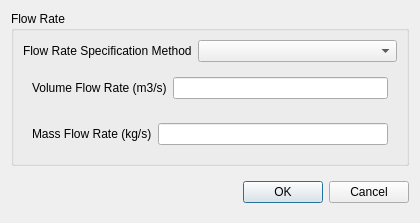
<?xml version="1.0" encoding="UTF-8"?>
<ui version="4.0">
 <class>FlowRateOutletDialog</class>
 <widget class="QDialog" name="FlowRateOutletDialog">
  <property name="geometry">
   <rect>
    <x>0</x>
    <y>0</y>
    <width>420</width>
    <height>218</height>
   </rect>
  </property>
  <property name="sizePolicy">
   <sizepolicy hsizetype="Expanding" vsizetype="Preferred">
    <horstretch>0</horstretch>
    <verstretch>0</verstretch>
   </sizepolicy>
  </property>
  <property name="minimumSize">
   <size>
    <width>420</width>
    <height>0</height>
   </size>
  </property>
  <property name="windowTitle">
   <string>Flow Rate Outlet Boundary Condition</string>
  </property>
  <layout class="QVBoxLayout" name="verticalLayout_2">
   <item>
    <widget class="QWidget" name="dialogContents" native="true">
     <property name="sizePolicy">
      <sizepolicy hsizetype="Expanding" vsizetype="Preferred">
       <horstretch>0</horstretch>
       <verstretch>0</verstretch>
      </sizepolicy>
     </property>
     <layout class="QVBoxLayout" name="verticalLayout_3">
      <property name="leftMargin">
       <number>0</number>
      </property>
      <property name="topMargin">
       <number>0</number>
      </property>
      <property name="rightMargin">
       <number>0</number>
      </property>
      <property name="bottomMargin">
       <number>0</number>
      </property>
      <item>
       <widget class="QGroupBox" name="flowRate">
        <property name="sizePolicy">
         <sizepolicy hsizetype="Preferred" vsizetype="Preferred">
          <horstretch>0</horstretch>
          <verstretch>0</verstretch>
         </sizepolicy>
        </property>
        <property name="title">
         <string>Flow Rate</string>
        </property>
        <layout class="QVBoxLayout" name="verticalLayout">
         <item>
          <widget class="QWidget" name="widget_3" native="true">
           <layout class="QFormLayout" name="formLayout">
            <property name="leftMargin">
             <number>0</number>
            </property>
            <property name="topMargin">
             <number>0</number>
            </property>
            <property name="rightMargin">
             <number>0</number>
            </property>
            <property name="bottomMargin">
             <number>0</number>
            </property>
            <item row="0" column="0">
             <widget class="QLabel" name="label">
              <property name="text">
               <string>Flow Rate Specification Method</string>
              </property>
             </widget>
            </item>
            <item row="0" column="1">
             <widget class="PythonComboBox" name="flowRateSpecificationMethod">
              <property name="sizePolicy">
               <sizepolicy hsizetype="Preferred" vsizetype="Preferred">
                <horstretch>0</horstretch>
                <verstretch>0</verstretch>
               </sizepolicy>
              </property>
             </widget>
            </item>
           </layout>
          </widget>
         </item>
         <item>
          <widget class="QWidget" name="volumeFlowRateWidget" native="true">
           <layout class="QFormLayout" name="formLayout_2">
            <item row="0" column="0">
             <widget class="QLabel" name="label_2">
              <property name="text">
               <string>Volume Flow Rate (m3/s)</string>
              </property>
             </widget>
            </item>
            <item row="0" column="1">
             <widget class="BatchableFloatEdit" name="volumeFlowRate">
              <property name="sizePolicy">
               <sizepolicy hsizetype="Expanding" vsizetype="Fixed">
                <horstretch>0</horstretch>
                <verstretch>0</verstretch>
               </sizepolicy>
              </property>
             </widget>
            </item>
           </layout>
          </widget>
         </item>
         <item>
          <widget class="QWidget" name="massFlowRateWidget" native="true">
           <layout class="QFormLayout" name="formLayout_3">
            <item row="0" column="0">
             <widget class="QLabel" name="label_3">
              <property name="text">
               <string>Mass Flow Rate (kg/s)</string>
              </property>
             </widget>
            </item>
            <item row="0" column="1">
             <widget class="BatchableFloatEdit" name="massFlowRate">
              <property name="sizePolicy">
               <sizepolicy hsizetype="Expanding" vsizetype="Fixed">
                <horstretch>0</horstretch>
                <verstretch>0</verstretch>
               </sizepolicy>
              </property>
             </widget>
            </item>
           </layout>
          </widget>
         </item>
        </layout>
       </widget>
      </item>
     </layout>
    </widget>
   </item>
   <item>
    <widget class="QWidget" name="widget_4" native="true">
     <layout class="QHBoxLayout" name="horizontalLayout_3">
      <property name="rightMargin">
       <number>0</number>
      </property>
      <item>
       <spacer name="horizontalSpacer">
        <property name="orientation">
         <enum>Qt::Horizontal</enum>
        </property>
        <property name="sizeHint" stdset="0">
         <size>
          <width>40</width>
          <height>20</height>
         </size>
        </property>
       </spacer>
      </item>
      <item>
       <widget class="QPushButton" name="ok">
        <property name="text">
         <string>OK</string>
        </property>
       </widget>
      </item>
      <item>
       <widget class="QPushButton" name="cancel">
        <property name="text">
         <string>Cancel</string>
        </property>
       </widget>
      </item>
     </layout>
    </widget>
   </item>
  </layout>
 </widget>
 <customwidgets>
  <customwidget>
   <class>PythonComboBox</class>
   <extends>QComboBox</extends>
   <header location="global">widgets.python_combo_box</header>
  </customwidget>
  <customwidget>
   <class>BatchableFloatEdit</class>
   <extends>QLineEdit</extends>
   <header location="global">baramFlow.view.widgets.batchable_float_edit</header>
  </customwidget>
 </customwidgets>
 <resources/>
 <connections>
  <connection>
   <sender>cancel</sender>
   <signal>clicked()</signal>
   <receiver>FlowRateOutletDialog</receiver>
   <slot>reject()</slot>
   <hints>
    <hint type="sourcelabel">
     <x>373</x>
     <y>185</y>
    </hint>
    <hint type="destinationlabel">
     <x>209</x>
     <y>107</y>
    </hint>
   </hints>
  </connection>
 </connections>
</ui>
